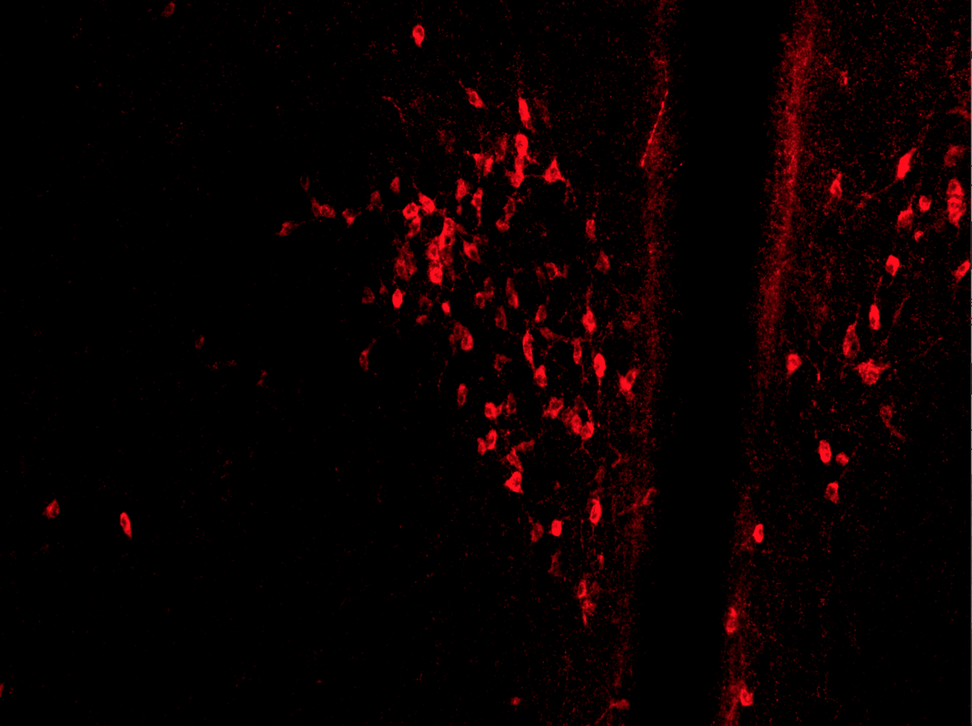
#> input picture PVN.png, 972 x 726 px, shrunk from 1633 x 1220 before the run
$ jupyter execute PVN_ALL.ipynb   (shell and % lines are left out)
#> lines starting #> are read from the running program, lines starting #| are printed output that depends on the picture
[cell 1]
from math import sqrt
from skimage import data
from skimage.feature import blob_dog, blob_log, blob_doh
from skimage.color import rgb2gray
import numpy as np

import matplotlib.pyplot as plt

[cell 2]
#SAMPLE IMAGE
#image = data.hubble_deep_field()[0:500, 0:500]
#image_gray = rgb2gray(image)
#blobs_log = blob_log(image_gray, max_sigma=30, num_sigma=10, threshold=.1)

[cell 3]
#plt.imshow(image_gray)

[cell 4]
# PVN IMAGE
from PIL import Image
import numpy
img_pvn = Image.open("PVN.png")
#> img_pvn is the input picture: PIL image 972x726 RGBA; mean R, G, B, A 10.6, 0.3, 0.7, 255

[cell 5]
# PVN IMAGE RGBA -> RGB
img_pvn.load()
background = Image.new("RGB", img_pvn.size, (255, 255, 255))
#> background: PIL image 972x726 RGB; every value is 255
background.paste(img_pvn, mask = img_pvn.split()[3])
background.save("img_pvn_final.jpg", "JPEG", quality=100)

rgb_image = Image.open("img_pvn_final.jpg")

[cell 6]
# PVN IMAGE
np_img_pvn = numpy.array(rgb_image)
image_gray_pvn = rgb2gray(np_img_pvn)
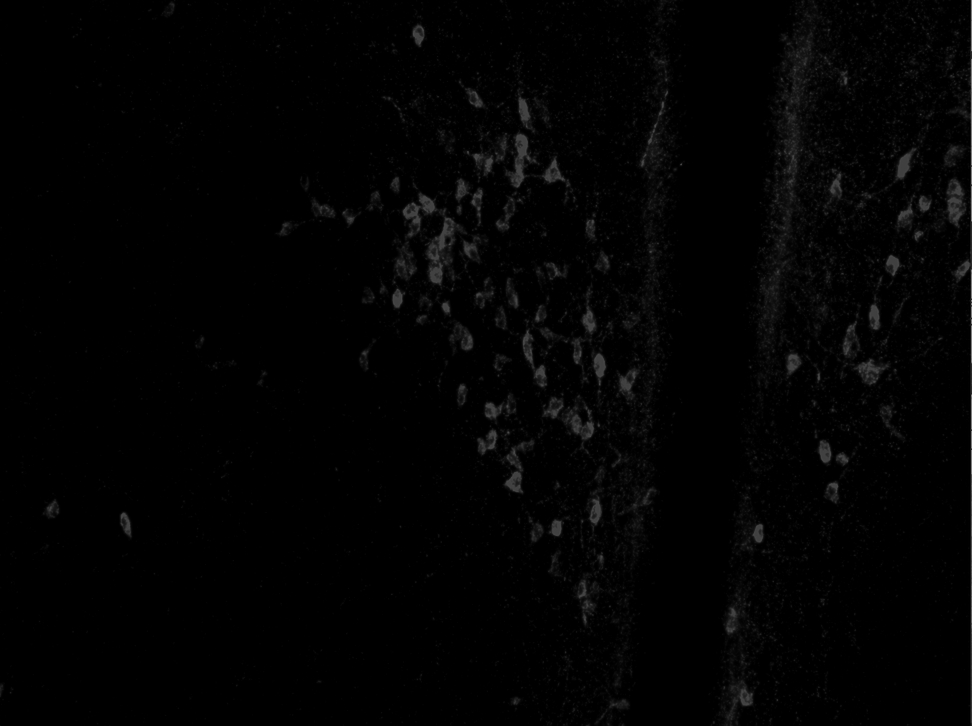
#> image_gray_pvn: shape (726, 972) float64; min 0, max 0.533, mean 0.0113

[cell 7]
plt.imshow(image_gray_pvn)
#plt.imshow(image_gray)

[cell 8]
# [13 lines of commented-out code are left out]

[cell 9]
#has_transparency(img_pvn)

[cell 10]
#SAMPLE IMAGE

# Compute radii in the 3rd column.
#blobs_log[:, 2] = blobs_log[:, 2] * sqrt(2)

blobs_log_pvn = blob_log(image_gray_pvn, max_sigma=30, num_sigma=10, threshold=.1)
#> blobs_log_pvn = 173 rows, first 8: [395, 971, 1], [451, 971, 1], [187, 971, 1], [432, 971, 1], [322, 971, 1], [220, 971, 1], [361, 971, 1], [308, 971, 1]
blobs_log_pvn[:, 2] = blobs_log_pvn[:, 2] * sqrt(2)

blobs_dog_pvn = blob_dog(image_gray_pvn, max_sigma=30, threshold=.1)
#> blobs_dog_pvn = 108 rows, first 8: [396, 971, 1], [49, 971, 1], [321, 971, 1], [219, 971, 1], [182, 971, 1], [308, 971, 1], [361, 971, 1], [446, 971, 1]
blobs_dog_pvn[:, 2] = blobs_dog_pvn[:, 2] * sqrt(2)

blobs_doh_pvn = blob_doh(image_gray_pvn, max_sigma=30, threshold=.01)
#> blobs_doh_pvn = empty array
blobs_doh_pvn[:, 2] = blobs_doh_pvn[:, 2] * sqrt(2)

blobs_list = [blobs_log_pvn, blobs_dog_pvn, blobs_doh_pvn]
colors = ['yellow', 'lime', 'yellow']
titles = ['PVN LOG', 'PVN DOG', 'PVN DOH']
sequence = zip(blobs_list, colors, titles)

fig, axes = plt.subplots(1, 3, figsize=(9, 3), sharex=True, sharey=True)
ax = axes.ravel()

for idx, (blobs, color, title) in enumerate(sequence):
    ax[idx].set_title(title)
    ax[idx].imshow(rgb_image)
    for blob in blobs:
        y, x, r = blob
        c = plt.Circle((x, y), r, color=color, linewidth=2, fill=False)
        ax[idx].add_patch(c)
    ax[idx].set_axis_off()
#> this loop made 3 passes
#> (color, title) on passes 1 to 2: ('yellow', 'PVN LOG'), ('lime', 'PVN DOG')

plt.tight_layout()
plt.show()
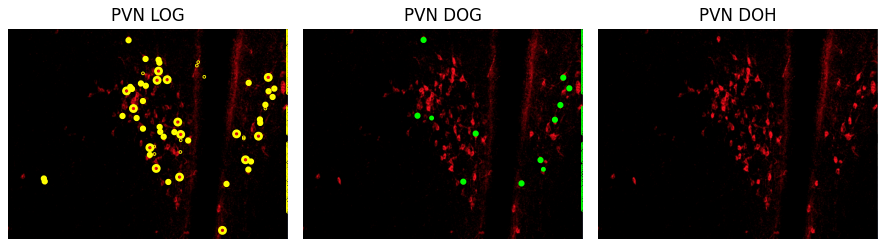
#> figure drawn by matplotlib, 3 panels
